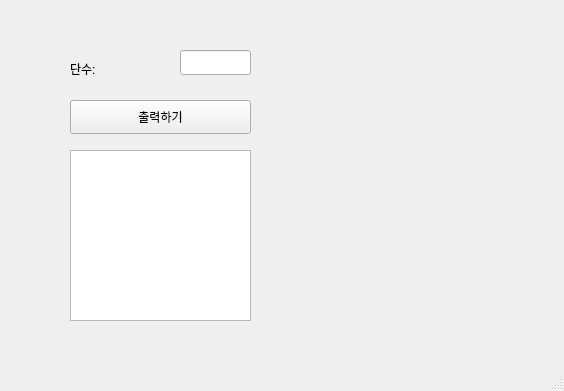
<?xml version="1.0" encoding="UTF-8"?>
<ui version="4.0">
 <class>MainWindow</class>
 <widget class="QMainWindow" name="MainWindow">
  <property name="geometry">
   <rect>
    <x>0</x>
    <y>0</y>
    <width>564</width>
    <height>391</height>
   </rect>
  </property>
  <property name="windowTitle">
   <string>MainWindow</string>
  </property>
  <widget class="QWidget" name="centralwidget">
   <widget class="QLabel" name="lbl">
    <property name="geometry">
     <rect>
      <x>70</x>
      <y>60</y>
      <width>77</width>
      <height>18</height>
     </rect>
    </property>
    <property name="text">
     <string>단수:</string>
    </property>
   </widget>
   <widget class="QLineEdit" name="le">
    <property name="geometry">
     <rect>
      <x>180</x>
      <y>50</y>
      <width>71</width>
      <height>25</height>
     </rect>
    </property>
   </widget>
   <widget class="QPushButton" name="pb">
    <property name="geometry">
     <rect>
      <x>70</x>
      <y>100</y>
      <width>181</width>
      <height>34</height>
     </rect>
    </property>
    <property name="text">
     <string>출력하기</string>
    </property>
   </widget>
   <widget class="QTextEdit" name="te">
    <property name="geometry">
     <rect>
      <x>70</x>
      <y>150</y>
      <width>181</width>
      <height>171</height>
     </rect>
    </property>
   </widget>
  </widget>
  <widget class="QMenuBar" name="menubar">
   <property name="geometry">
    <rect>
     <x>0</x>
     <y>0</y>
     <width>564</width>
     <height>31</height>
    </rect>
   </property>
  </widget>
  <widget class="QStatusBar" name="statusbar"/>
 </widget>
 <resources/>
 <connections/>
</ui>
